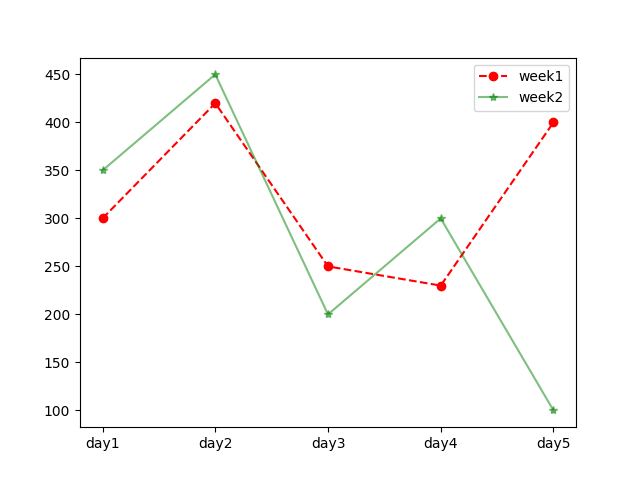

Recreate this plot in Python.
import matplotlib.pyplot as plt

x = ["day1","day2","day3","day4","day5"]
y = [300,420,250,230,400]
y1 = [350,450,200,300,100]

plt.plot(x , y, marker="o", ls = "--", color = "red", label= "week1")
plt.plot(x , y1, marker="*", ls = "-", color = "green", label = "week2", alpha = 0.5) #marker puts marker in graph points
# ls puts -- type lining in our drawed graph
# color changes the color of line graph
# alpha is used to reduce opacity
plt.legend()
plt.show()
     
